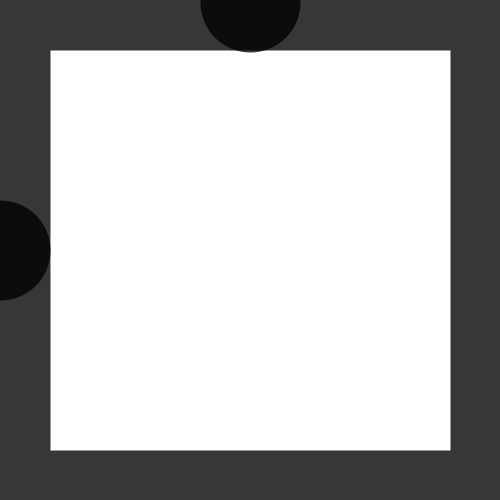
Frame 1 (no input)
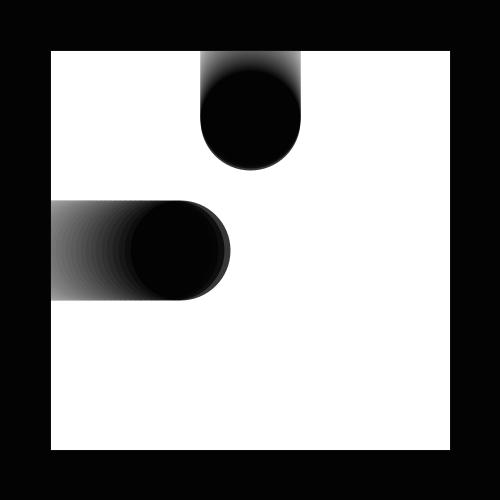
Frame 60 (the mouse pressed at the canvas centre just before this capture)
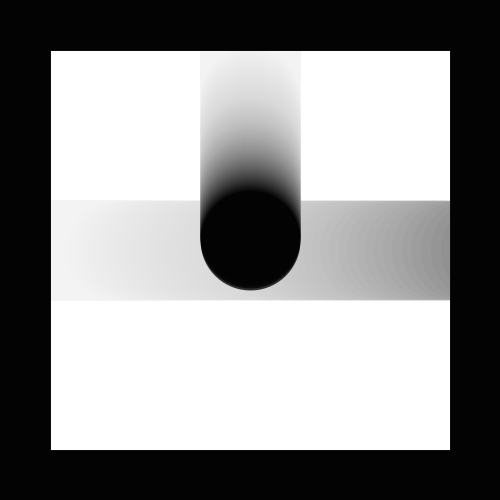
Frame 120 (the mouse held since frame 60 and released just before this capture)

The Processing sketch that drew these frames (run headless with seeded random() and noise(); from frame 60 on, the mouse is pressed at the canvas centre):

// Processing sketch: pierwszyRuch02CountWyscigi08Poswiata
// ── pierwszyRuch02CountWyscigi08Poswiata.pde
void setup()
{
  size(500, 500);
  strokeWeight(100);
  stroke(0, 200);
  background(255);
  frameRate(60);
  fill(255, 10);
}

void draw()
{
  rect(0,0,500,500);
  point(250, frameCount*2);
  point(0.05*frameCount*frameCount, 250);
}
